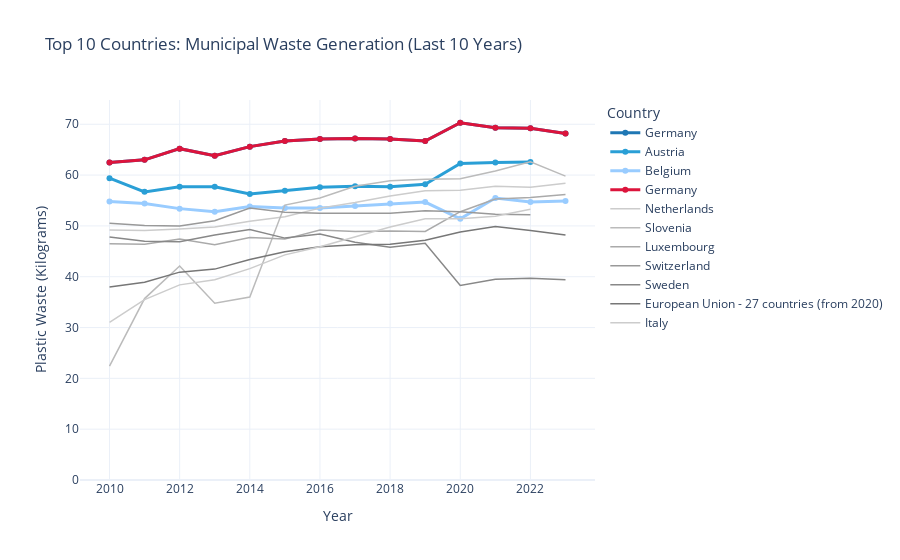

The code cell stored with this chart in its notebook:
### Code cell
# Filter the last 10 years
last_10_years = sorted(df_municipal_waste_recycle['TIME_PERIOD'].unique())[-20:]
df_recent = df_municipal_waste_recycle[df_municipal_waste_recycle['TIME_PERIOD'].isin(last_20_years)]

# Group by country and sum plastic waste over last 10 years
country_totals = df_recent.groupby('Geopolitical entity (reporting)')['OBS_VALUE'].sum().sort_values(ascending=False)

# Get top 10 countries
top10_countries = country_totals.head(10).index.tolist()
top3 = top10_countries[:3]
rest = top10_countries[3:]

# Check if Germany is in top 10
germany_label = "Germany"
germany_entry = [c for c in top10_countries if "Germany" in c]
rest_except_germany = [c for c in rest if c != germany_entry[0]] if germany_entry else rest

# Filter data only for top 10 countries
df_top10 = df_recent[df_recent['Geopolitical entity (reporting)'].isin(top10_countries)]

# Create figure
fig = go.Figure()

# Add top 3 countries with shades of blue
top3_colors = ['#1f77b4', '#2a9fd6', '#99ccff']
for i, country in enumerate(top3):
    df_country = df_top10[df_top10['Geopolitical entity (reporting)'] == country]
    fig.add_trace(go.Scatter(
        x=df_country['TIME_PERIOD'],
        y=df_country['OBS_VALUE'],
        mode='lines+markers',
        name=country,
        line=dict(color=top3_colors[i], width=3),
        marker=dict(size=6)
    ))

# Add Germany with a distinct color (red)
if germany_entry:
    df_germany = df_top10[df_top10['Geopolitical entity (reporting)'] == germany_entry[0]]
    fig.add_trace(go.Scatter(
        x=df_germany['TIME_PERIOD'],
        y=df_germany['OBS_VALUE'],
        mode='lines+markers',
        name='Germany',
        line=dict(color='crimson', width=3),
        marker=dict(size=6, symbol='circle')
    ))

# Add remaining countries with subtle grey gradient
grey_shades = ['#cccccc', '#bbbbbb', '#aaaaaa', '#999999', '#888888', '#777777']
for i, country in enumerate(rest_except_germany):
    df_country = df_top10[df_top10['Geopolitical entity (reporting)'] == country]
    fig.add_trace(go.Scatter(
        x=df_country['TIME_PERIOD'],
        y=df_country['OBS_VALUE'],
        mode='lines',
        name=country,
        line=dict(color=grey_shades[i % len(grey_shades)], width=1.5),
        showlegend=True
    ))

# Layout customization
fig.update_layout(
    title='Top 10 Countries: Municipal Waste Generation (Last 10 Years)',
    xaxis_title='Year',
    yaxis_title='Plastic Waste (Kilograms)',
    yaxis=dict(rangemode='tozero'),  # Start y-axis at 0
    template='plotly_white',
    legend_title='Country',
    hovermode='x unified'
)

fig.show()

### Figure 1 — Plotly figure (JSON) as saved in the notebook; plotly's stock layout.template omitted (floating-point values rounded to 4 significant figures)
{"data": [{"line": {"color": "#1f77b4", "width": 3}, "marker": {"size": 6}, "mode": "lines+markers", "name": "Germany", "type": "scatter", "x": [2010, 2011, 2012, 2013, 2014, 2015, 2016, 2017, 2018, 2019, 2020, 2021, 2022, 2023], "y": [62.5, 63.0, 65.2, 63.8, 65.6, 66.7, 67.1, 67.2, 67.1, 66.7, 70.3, 69.3, 69.2, 68.2]}, {"line": {"color": "#2a9fd6", "width": 3}, "marker": {"size": 6}, "mode": "lines+markers", "name": "Austria", "type": "scatter", "x": [2010, 2011, 2012, 2013, 2014, 2015, 2016, 2017, 2018, 2019, 2020, 2021, 2022], "y": [59.4, 56.7, 57.7, 57.7, 56.3, 56.9, 57.6, 57.8, 57.7, 58.2, 62.3, 62.5, 62.6]}, {"line": {"color": "#99ccff", "width": 3}, "marker": {"size": 6}, "mode": "lines+markers", "name": "Belgium", "type": "scatter", "x": [2010, 2011, 2012, 2013, 2014, 2015, 2016, 2017, 2018, 2019, 2020, 2021, 2022, 2023], "y": [54.8, 54.4, 53.4, 52.8, 53.8, 53.5, 53.5, 53.9, 54.4, 54.7, 51.4, 55.5, 54.7, 54.9]}, {"line": {"color": "crimson", "width": 3}, "marker": {"size": 6, "symbol": "circle"}, "mode": "lines+markers", "name": "Germany", "type": "scatter", "x": [2010, 2011, 2012, 2013, 2014, 2015, 2016, 2017, 2018, 2019, 2020, 2021, 2022, 2023], "y": [62.5, 63.0, 65.2, 63.8, 65.6, 66.7, 67.1, 67.2, 67.1, 66.7, 70.3, 69.3, 69.2, 68.2]}, {"line": {"color": "#cccccc", "width": 1.5}, "mode": "lines", "name": "Netherlands", "showlegend": true, "type": "scatter", "x": [2010, 2011, 2012, 2013, 2014, 2015, 2016, 2017, 2018, 2019, 2020, 2021, 2022, 2023], "y": [49.2, 49.1, 49.4, 49.8, 50.9, 51.8, 53.5, 54.6, 55.9, 56.9, 57.0, 57.8, 57.6, 58.4]}, {"line": {"color": "#bbbbbb", "width": 1.5}, "mode": "lines", "name": "Slovenia", "showlegend": true, "type": "scatter", "x": [2010, 2011, 2012, 2013, 2014, 2015, 2016, 2017, 2018, 2019, 2020, 2021, 2022, 2023], "y": [22.4, 35.7, 42.1, 34.8, 36.0, 54.1, 55.5, 57.8, 58.9, 59.2, 59.3, 60.8, 62.6, 59.8]}, {"line": {"color": "#aaaaaa", "width": 1.5}, "mode": "lines", "name": "Luxembourg", "showlegend": true, "type": "scatter", "x": [2010, 2011, 2012, 2013, 2014, 2015, 2016, 2017, 2018, 2019, 2020, 2021, 2022, 2023], "y": [46.5, 46.4, 47.4, 46.3, 47.7, 47.4, 49.2, 48.9, 49.0, 48.9, 52.8, 55.3, 55.6, 56.2]}, {"line": {"color": "#999999", "width": 1.5}, "mode": "lines", "name": "Switzerland", "showlegend": true, "type": "scatter", "x": [2010, 2011, 2012, 2013, 2014, 2015, 2016, 2017, 2018, 2019, 2020, 2021, 2022], "y": [50.5, 50.1, 50.0, 51.0, 53.5, 52.7, 52.5, 52.5, 52.5, 53.0, 52.8, 52.3, 52.2]}, {"line": {"color": "#888888", "width": 1.5}, "mode": "lines", "name": "Sweden", "showlegend": true, "type": "scatter", "x": [2010, 2011, 2012, 2013, 2014, 2015, 2016, 2017, 2018, 2019, 2020, 2021, 2022, 2023], "y": [47.8, 47.0, 46.9, 48.2, 49.3, 47.6, 48.4, 46.8, 45.8, 46.6, 38.3, 39.5, 39.7, 39.4]}, {"line": {"color": "#777777", "width": 1.5}, "mode": "lines", "name": "European Union - 27 countries (from 2020)", "showlegend": true, "type": "scatter", "x": [2010, 2011, 2012, 2013, 2014, 2015, 2016, 2017, 2018, 2019, 2020, 2021, 2022, 2023], "y": [38.0, 38.9, 40.9, 41.5, 43.4, 44.9, 45.9, 46.3, 46.4, 47.2, 48.8, 49.9, 49.1, 48.2]}, {"line": {"color": "#cccccc", "width": 1.5}, "mode": "lines", "name": "Italy", "showlegend": true, "type": "scatter", "x": [2010, 2011, 2012, 2013, 2014, 2015, 2016, 2017, 2018, 2019, 2020, 2021, 2022], "y": [31.0, 35.5, 38.4, 39.4, 41.6, 44.3, 45.9, 47.8, 49.8, 51.4, 51.4, 51.9, 53.3]}], "layout": {"hovermode": "x unified", "legend": {"title": {"text": "Country"}}, "title": {"text": "Top 10 Countries: Municipal Waste Generation (Last 10 Years)"}, "xaxis": {"title": {"text": "Year"}}, "yaxis": {"rangemode": "tozero", "title": {"text": "Plastic Waste (Kilograms)"}}}}
